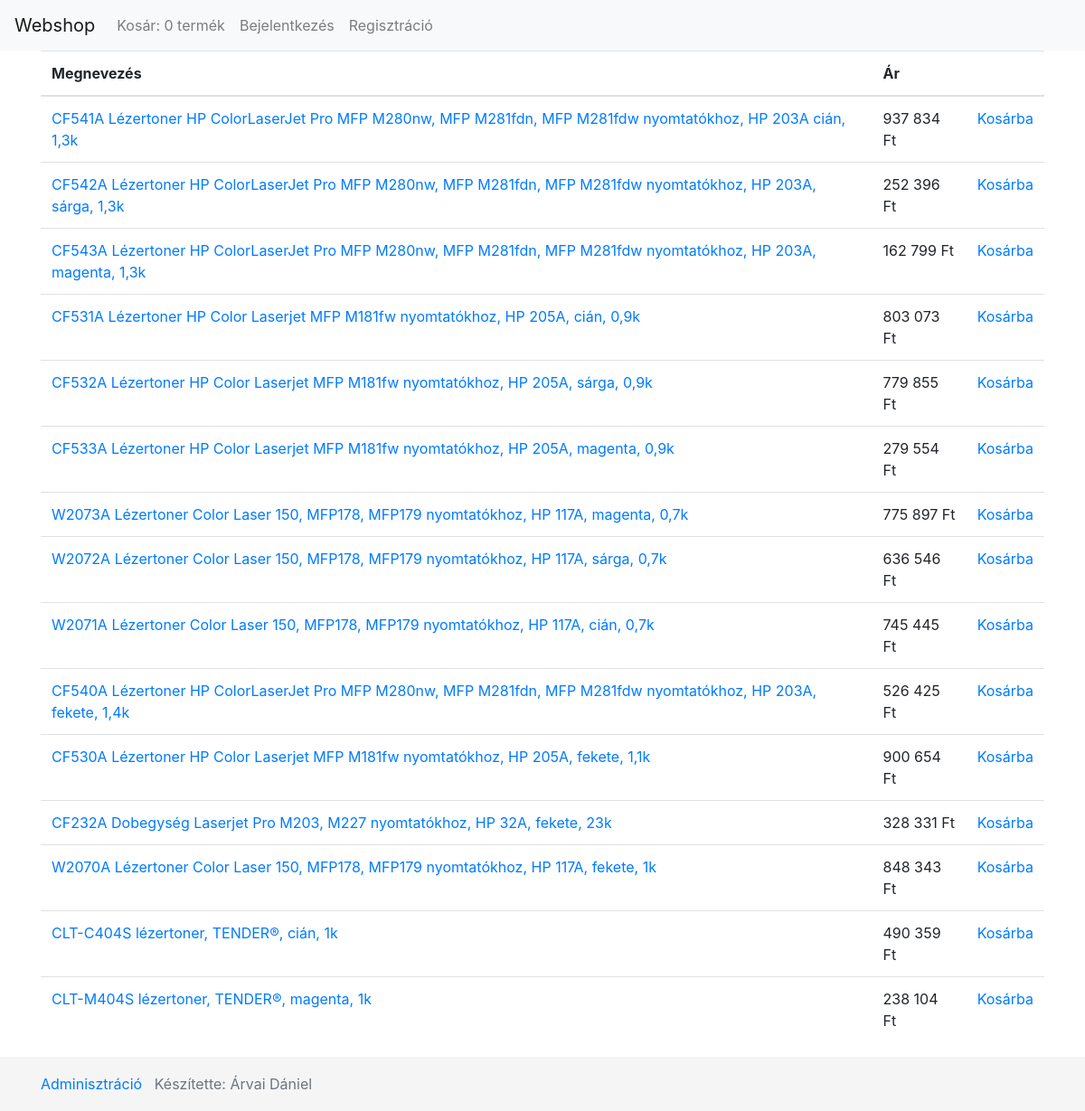
The page / on the database its author committed.
### tables this page shows
CREATE TABLE IF NOT EXISTS `product` (
  `id` int(10) UNSIGNED NOT NULL AUTO_INCREMENT,
  `name` varchar(255) NOT NULL,
  `price` int(10) UNSIGNED NOT NULL,
  `stock` int(10) UNSIGNED NOT NULL,
  PRIMARY KEY (`id`),
  UNIQUE KEY `product_name_unique` (`name`) USING BTREE
);

### protected/cart.php (called while the page is built, shortened)
<?php
require_once 'database.php';
function cart_exists()
{
    return array_key_exists('cart', $_SESSION);
}
function cart_count()
{
    $count = 0;
    return $count;
}

### protected/users.php (called while the page is built, shortened)
<?php
require_once 'database.php';
function user_logged_in()
{
    return array_key_exists('user', $_SESSION);
}

### protected/database.php (called while the page is built, shortened)
<?php
function getConnection(){
    $dsn = DB_TYPE.':host='.DB_HOST.':'.DB_PORT.';dbname='.DB_NAME;
    $connection = new PDO($dsn,DB_USER, DB_PASS);
    $connection->exec("SET NAMES 'utf8'");
    return $connection;
}
function select($query, $params = []){
    $connection = getConnection();
    $stmt = $connection->prepare($query);
    $success = $stmt->execute($params);
    $records = $success ? $stmt->fetchAll(PDO::FETCH_ASSOC) : [];
    return $records;
}

### protected/products.php (called while the page is built, shortened)
<?php
require_once 'database.php';
function product_get_all() {
    $sql = "SELECT * FROM product";
    return select($sql);
}

### index.php (the view, shortened to what this page needs)
<?php
require_once PROTECTED_DIR . '/database.php';
require_once PROTECTED_DIR . '/products.php';
require_once PROTECTED_DIR . '/cart.php';
require_once PROTECTED_DIR . '/users.php';
?>
<!DOCTYPE html>
<html>
<head>
    <link rel="stylesheet" href="https://stackpath.bootstrapcdn.com/bootstrap/4.5.0/css/bootstrap.min.css">
    <link rel="stylesheet" href="css/main.css">
</head>
<body>
    <?php include_once 'component/navbar.php' ?>
    <div class="container">
        <div class="row">
            <div class="col">
                <table class="table">
                    <thead>
                        <tr>
                            <th>Megnevezés</th>
                            <th>Ár</th>
                            <th>&nbsp;</th>
                        </tr>
                    </thead>
                    <tbody>
                        <?php foreach (product_get_all() as $product) : ?>
                            <tr>
                                <td>
                                    <a href="<?= PRODUCT_PAGE ?>?id=<?= $product['id'] ?>">
                                        <?= $product['name'] ?>
                                    </a>
                                </td>
                                <td><?= number_format($product['price'], 0, '.', ' '); ?> Ft</td>
                                <td>
                                    <a href="<?= INDEX_PAGE ?>?add_to_cart&id=<?= $product['id'] ?>">
                                        Kosárba
                                    </a>
                                </td>
                            </tr>
                        <?php endforeach; ?>
                    </tbody>
                </table>
            </div>
        </div>
    </div>
    <?php include_once 'component/footer.php' ?>
</body>
</html>

### component/navbar.php (shortened to what this page needs)
<nav class="navbar navbar-expand-lg navbar-light bg-light">
  <a class="navbar-brand" href="<?= INDEX_PAGE ?>">Webshop</a>
  <div class="collapse navbar-collapse" id="navbarSupportedContent">
    <ul class="navbar-nav mr-auto">
      <li class="nav-item">
        <a class="nav-link" href="cart.php">Kosár: <?= cart_count() ?> termék</a>
      </li>
      <?php if (user_logged_in()) : ?>
        <li class="nav-item">
          <a class="nav-link" href="profile.php">Beállítások</a>
        </li>
        <li class="nav-item">
          <a class="nav-link" href="logout.php">Kijelentkezés</a>
        </li>
      <?php else : ?>
        <li class="nav-item">
          <a class="nav-link" href="login.php">Bejelentkezés</a>
        </li>
        <li class="nav-item">
          <a class="nav-link" href="signup.php">Regisztráció</a>
        </li>
      <?php endif; ?>
    </ul>
  </div>
</nav>

### component/footer.php (shortened to what this page needs)
<footer class="footer">
    <div class="container">
        <span><a href="admin.php">Adminisztráció</a></span>
        <span class="text-muted">Készítette: Árvai Dániel</span>
    </div>
</footer>

### css/main.css (style rules this page uses)
html { position: relative; min-height: 100%; }
body { margin-bottom: 60px; }
.footer { position: absolute; bottom: 0; width: 100%; height: 60px; line-height: 60px; background-color: #f5f5f5; }

### rows shown on the page
product: name "CF541A Lézertoner HP ColorLaserJet Pro MFP M280nw, MFP M281fdn, MFP M281fdw nyomtatókhoz, HP 203A cián, 1,3k", price "937 834"
product: name "CF542A Lézertoner HP ColorLaserJet Pro MFP M280nw, MFP M281fdn, MFP M281fdw nyomtatókhoz, HP 203A, sárga, 1,3k", price "252 396"
product: name "CF543A Lézertoner HP ColorLaserJet Pro MFP M280nw, MFP M281fdn, MFP M281fdw nyomtatókhoz, HP 203A, magenta, 1,3k", price "162 799"
product: name "CF531A Lézertoner HP Color Laserjet MFP M181fw nyomtatókhoz, HP 205A, cián, 0,9k", price "803 073"
product: name "CF532A Lézertoner HP Color Laserjet MFP M181fw nyomtatókhoz, HP 205A, sárga, 0,9k", price "779 855"
product: name "CF533A Lézertoner HP Color Laserjet MFP M181fw nyomtatókhoz, HP 205A, magenta, 0,9k", price "279 554"
product: name "W2073A Lézertoner Color Laser 150, MFP178, MFP179 nyomtatókhoz, HP 117A, magenta, 0,7k", price "775 897"
product: name "W2072A Lézertoner Color Laser 150, MFP178, MFP179 nyomtatókhoz, HP 117A, sárga, 0,7k", price "636 546"
product: name "W2071A Lézertoner Color Laser 150, MFP178, MFP179 nyomtatókhoz, HP 117A, cián, 0,7k", price "745 445"
product: name "CF540A Lézertoner HP ColorLaserJet Pro MFP M280nw, MFP M281fdn, MFP M281fdw nyomtatókhoz, HP 203A, fekete, 1,4k", price "526 425"
product: name "CF530A Lézertoner HP Color Laserjet MFP M181fw nyomtatókhoz, HP 205A, fekete, 1,1k", price "900 654"
product: name "CF232A Dobegység Laserjet Pro M203, M227 nyomtatókhoz, HP 32A, fekete, 23k", price "328 331"
product: name "W2070A Lézertoner Color Laser 150, MFP178, MFP179 nyomtatókhoz, HP 117A, fekete, 1k", price "848 343"
product: name "CLT-C404S lézertoner, TENDER®, cián, 1k", price "490 359"
product: name "CLT-M404S lézertoner, TENDER®, magenta, 1k", price "238 104"

### other values the page prints
cart_count() "0"
